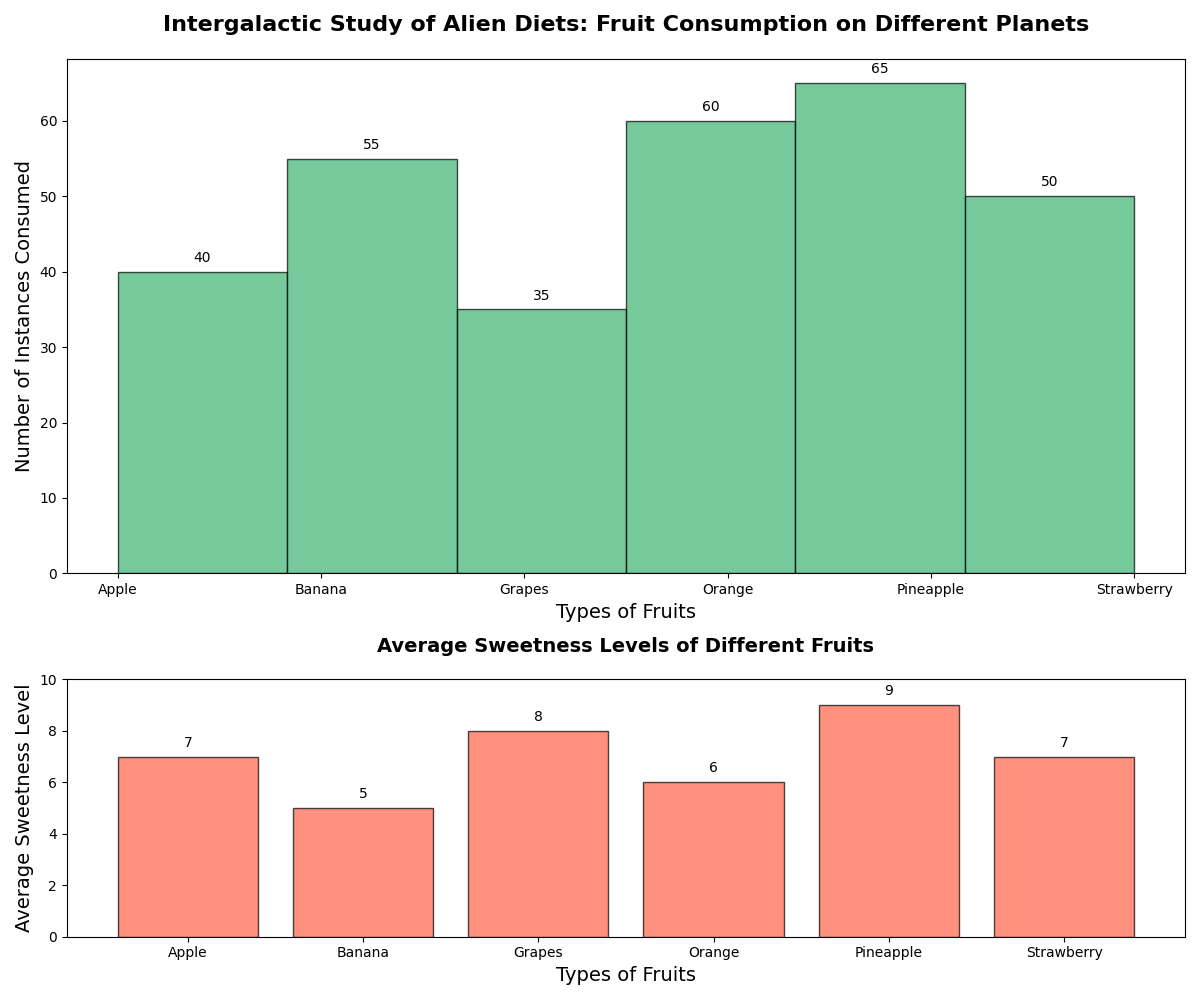

Here is the Python script that generated this plot:
import matplotlib.pyplot as plt
import numpy as np

fruits = ['Apple', 'Banana', 'Grapes', 'Orange', 'Pineapple', 'Strawberry']
consumption_alpha = [15, 25, 10, 5, 30, 20]
consumption_beta = [20, 10, 15, 25, 10, 20]
consumption_gamma = [5, 20, 10, 30, 25, 10]
avg_sweetness_levels = [7, 5, 8, 6, 9, 7]

data = []
for fruit, count in zip(fruits * 3, consumption_alpha + consumption_beta + consumption_gamma):
    data.extend([fruit] * count)

fig, axs = plt.subplots(2, 1, figsize=(12, 10), gridspec_kw={'height_ratios': [2, 1]})

ax1 = axs[0]
n, bins, patches = ax1.hist(data, bins=len(fruits), edgecolor='black', color='mediumseagreen', alpha=0.7)
ax1.set_title('Intergalactic Study of Alien Diets: Fruit Consumption on Different Planets', fontsize=16, fontweight='bold', pad=20)
ax1.set_xlabel('Types of Fruits', fontsize=14)
ax1.set_ylabel('Number of Instances Consumed', fontsize=14)
ax1.set_xticks(np.arange(len(fruits)))
ax1.set_xticklabels(fruits)

for count, rect in zip(n, patches):
    height = rect.get_height()
    ax1.annotate(f'{int(count)}', xy=(rect.get_x() + rect.get_width() / 2, height),
                 xytext=(0, 5), textcoords='offset points', ha='center', va='bottom', fontsize=10)

ax2 = axs[1]
ax2.bar(fruits, avg_sweetness_levels, color='tomato', edgecolor='black', alpha=0.7)
ax2.set_title('Average Sweetness Levels of Different Fruits', fontsize=14, fontweight='bold', pad=20)
ax2.set_xlabel('Types of Fruits', fontsize=14)
ax2.set_ylabel('Average Sweetness Level', fontsize=14)
ax2.set_ylim(0, 10)

for i, sweetness in enumerate(avg_sweetness_levels):
    ax2.annotate(f'{sweetness}', xy=(i, sweetness),
                 xytext=(0, 5), textcoords='offset points', ha='center', va='bottom', fontsize=10)

plt.tight_layout()
plt.show()
